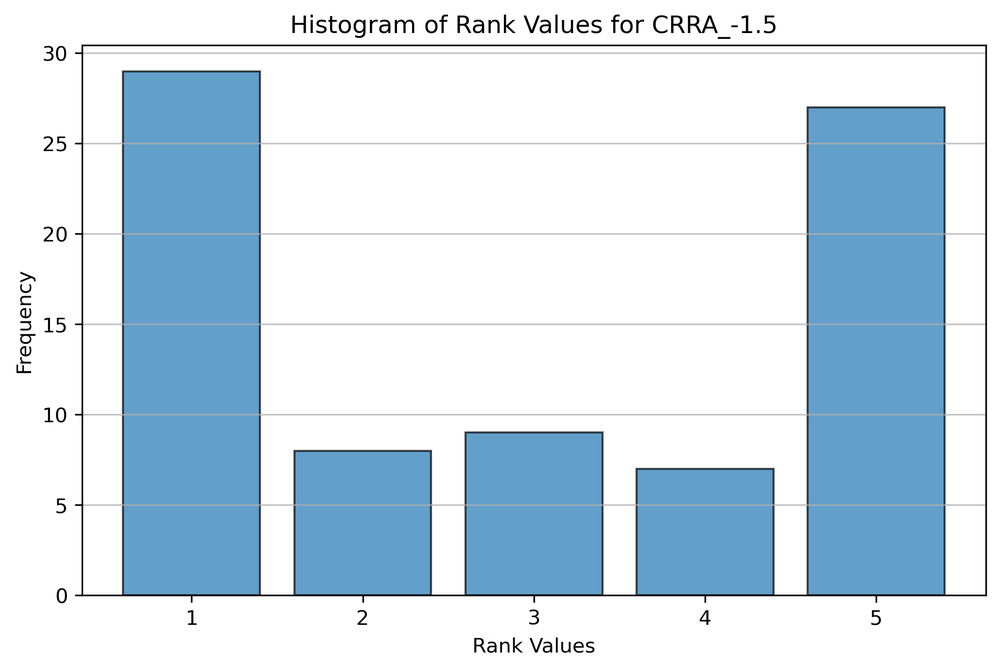
#> input picture CRRA_-1.5.png, 1000 x 671 px, shrunk from 2058 x 1381 before the run; its folder holds only this picture in this run
$ python -i 'Clean Qualtrics output.py'   (imports and definitions only)
#> lines starting #> are read from the running program, lines starting #| are printed output that depends on the picture
# -*- coding: utf-8 -*-
"""
Created on Wed Dec 18 12:02:58 2024

@author: benja
"""

import os
import pandas as pd
import seaborn as sns
import numpy as np
import matplotlib.pyplot as plt
from statsmodels.stats.power import TTestIndPower
from scipy.stats import ttest_ind
from statsmodels.nonparametric.smoothers_lowess import lowess

# Define the folder containing the CSV files
#folder_path = 'D:\Surfdrive\Projects\Copy Trading\Results'
#
folder_paths = [
    r"C:\Users\U338144\surfdrive - Hiepler, B. (Benjamin)@surfdrive.surf.nl\Projects\Copy Trading\Trading game\Results\Pilot",
    r"D:\Surfdrive\Projects\Copy Trading\Trading game\Results\Pilot"
]

#Automatically select the first existing folder
folder_path = next((path for path in folder_paths if os.path.exists(path)), None)

# [4 lines not run here, left out]

# Initialize an empty list to store DataFrames
dataframes_list = []

# Loop through each file in the folder
# [17 lines not run here, left out]

# Concatenate all DataFrames into one
# [1 line that did not run here, left out]

# Print the final DataFrame's shape to confirm
# [1 line not run here, left out]

import json

# Drop rows where the 'Data' column is NaN
# [1 line that did not run here, left out]

# Initialize an empty dictionary to store the parsed JSON data
json_data_dict = {}

# Iterate through the rows of the DataFrame
# [20 lines not run here, left out]

# Initialize a list to store rows for the new DataFrame
rows = []

# Iterate through the main dictionary
# [42 lines not run here, left out]

# Create a DataFrame from the list of rows
panel_df = pd.DataFrame(rows)

# Print the first few rows to verify
# [1 line not run here, left out]

# Drop the specified columns
columns_to_drop = ['rounds', 'OngoingReturn', 'ongoingReturn','roundSeries', 'priceSeries', 'assetsSeries']
panel_df = panel_df.drop(columns=[col for col in columns_to_drop if col in panel_df.columns], errors='ignore')

# Convert 'returnall' to integers
# [6 lines left out: function convert_to_int, not called in this run]

if 'returnAll' in panel_df.columns:
    panel_df['returnAll'] = panel_df['returnAll'].apply(convert_to_int)

# Convert 'plotclicks' to strings
# [7 lines left out: function convert_plotclicks, not called in this run]

if 'plotclicks' in panel_df.columns:
    panel_df['plotclicks'] = panel_df['plotclicks'].apply(convert_plotclicks)

if 'rankingClicks' in panel_df.columns:
    panel_df['rankingClicks'] = panel_df['rankingClicks'].apply(convert_plotclicks)


# [1 line that did not run here, left out]
# [1 line not run here, left out]
# [1 line that did not run here, left out]
# [1 line that did not run here, left out]
# [1 line that did not run here, left out]
# [1 line that did not run here, left out]
# [1 line that did not run here, left out]
# [1 line that did not run here, left out]
# [1 line that did not run here, left out]

crra_rank = {-1.5: 1, 0: 2, 1: 3, 3: 4, 6: 5}

# Map both columns to their ranks
# [1 line that did not run here, left out]
# [1 line that did not run here, left out]

folder_paths = [
    r"C:\Users\U338144\surfdrive - Hiepler, B. (Benjamin)@surfdrive.surf.nl\Projects\Copy Trading\Trading game\Results\Pilot\Prolific Demographics",
    r"D:\Surfdrive\Projects\Copy Trading\Trading game\Results\Pilot\Prolific Demographics"
]

folder_path = next((path for path in folder_paths if os.path.exists(path)), None)

# [4 lines not run here, left out]


dataframes_list = []


# [12 lines not run here, left out]

# Concatenate all DataFrames into one
# [1 line that did not run here, left out]
# [1 line that did not run here, left out]

#Convert 'Sex' column: Female -> 1, Male -> 0
# [1 line that did not run here, left out]
# [1 line that did not run here, left out]
# [1 line that did not run here, left out]
# [1 line that did not run here, left out]
# [1 line that did not run here, left out]

# [1 line that did not run here, left out]
# [1 line not run here, left out]

# Outer merge on Participant id and PROLIFIC_PID
# [7 lines that did not run here, left out]


# [1 line that did not run here, left out]
columns_to_drop = ["_merge", "PROLIFIC_PID", "RecipientLastName", "RecipientFirstName", "RecipientEmail", "ExternalReference", "High", "Refresh", "Q3_3_TEXT", "DistributionChannel", "Progress", "Status_y", "Status_x", "Custom study tncs accepted at" ]  # replace with actual column names
# [1 line that did not run here, left out]

# [1 line that did not run here, left out]

# Calculate the difference
# Rank of copied - own rank
# [1 line that did not run here, left out]

# [1 line that did not run here, left out]
# [1 line not run here, left out]

# [1 line that did not run here, left out]
# [1 line not run here, left out]

# [1 line that did not run here, left out]
# [1 line not run here, left out]


# [1 line that did not run here, left out]
# [1 line not run here, left out]

# [1 line that did not run here, left out]
# [1 line not run here, left out]

# [1 line that did not run here, left out]
# [1 line not run here, left out]


# [6 lines that did not run here, left out]

# [6 lines that did not run here, left out]

# [6 lines that did not run here, left out]

# [6 lines that did not run here, left out]

# [6 lines that did not run here, left out]


### cumulative rank over phases
# Create treatment labels
# [1 line that did not run here, left out]
name_map = {1: 'R', 0: 'NR'}
followers_map = {1: 'F', 0: 'NF'}
# [1 line that did not run here, left out]

# Ensure sorting
# [1 line that did not run here, left out]

# Compute cumulative copiedRank per participant
# [1 line that did not run here, left out]

# Function to get average cumulative rank per phase per treatment
# [5 lines left out: function average_cumulative_by_phase, not called in this run]

# Compute data for each pathseries and combined
cumulative_dfs = {}
# [2 lines not run here, left out]
# [1 line that did not run here, left out]

# Plotting
fig, axs = plt.subplots(2, 2, figsize=(14, 10), gridspec_kw={'height_ratios': [1, 1]})

# First row: individual pathseries plots
# [10 lines not run here, left out]

# Second row: combined plot
ax_combined = plt.subplot2grid((2, 2), (1, 0), colspan=2)
# [9 lines not run here, left out]

# Save and show
output_path = r"C:\Users\U338144\surfdrive - Hiepler, B. (Benjamin)@surfdrive.surf.nl\Projects\Copy Trading\avg_cumulative_rank_combined_plot.png"
# [4 lines not run here, left out]

### cumulative risk rank over phases
# [1 line that did not run here, left out]
name_map = {1: 'R', 0: 'NR'}
followers_map = {1: 'F', 0: 'NF'}
# [1 line that did not run here, left out]

# Ensure sorting
# [1 line that did not run here, left out]

# Compute cumulative copiedRank per participant
# [1 line that did not run here, left out]

# Function to get average cumulative rank per phase per treatment
# [5 lines left out: function average_cumulative_by_phase, not called in this run]

# Compute data for each pathseries and combined
cumulative_dfs = {}
# [2 lines not run here, left out]
# [1 line that did not run here, left out]

# Find global min and max across all
# [1 line that did not run here, left out]
# [1 line that did not run here, left out]
# [1 line that did not run here, left out]

# Plotting
fig, axs = plt.subplots(2, 2, figsize=(14, 10), gridspec_kw={'height_ratios': [1, 1]})

# First row: individual pathseries plots
# [11 lines not run here, left out]

# Second row: combined plot
ax_combined = plt.subplot2grid((2, 2), (1, 0), colspan=2)
# [10 lines not run here, left out]

# Save and show
output_path = r"C:\Users\U338144\surfdrive - Hiepler, B. (Benjamin)@surfdrive.surf.nl\Projects\Copy Trading\avg_cumulative_risk_rank_combined_plot_yaligned.png"
# [4 lines not run here, left out]


save_paths = [
    r"C:\Users\U338144\surfdrive - Hiepler, B. (Benjamin)@surfdrive.surf.nl\Projects\Copy Trading\Trading game\Results",
    r"D:\Surfdrive\Projects\Copy Trading\Trading game\Results"
]

# Automatically select the first existing folder
save_path = next((path for path in save_paths if os.path.exists(path)), None)

# [2 lines not run here, left out]

# Now build full file paths
# [1 line that did not run here, left out]
# [1 line that did not run here, left out]

# Export the DataFrames
# [2 lines not run here, left out]

#### copied rank vs copied crra rank smoothed
# [1 line that did not run here, left out]
# [1 line that did not run here, left out]

# Create treatment labels
name_map = {1: 'R', 0: 'NR'}
followers_map = {1: 'F', 0: 'NF'}
# [1 line that did not run here, left out]

# Compute cumulative ranks per participant
# [1 line that did not run here, left out]
# [1 line that did not run here, left out]

# Function to compute average cumulative values per phase and treatment
# [5 lines left out: function average_cumulative_by_phase, not called in this run]

# Compute data
cumulative_rank_dfs = {}
cumulative_crra_dfs = {}
# [3 lines not run here, left out]
# [1 line that did not run here, left out]
# [1 line that did not run here, left out]

# Find global min and max for y-axis
# [2 lines that did not run here, left out]
# [1 line that did not run here, left out]
# [1 line that did not run here, left out]

# Plotting
fig, axs = plt.subplots(2, 2, figsize=(14, 10), gridspec_kw={'height_ratios': [1, 1]})

# First row: per pathseries
# [16 lines not run here, left out]

# Second row: combined
ax_combined = plt.subplot2grid((2, 2), (1, 0), colspan=2)
# [1 line that did not run here, left out]
# [1 line that did not run here, left out]
# [13 lines not run here, left out]

# Save and show
output_path = r"C:\Users\U338144\surfdrive - Hiepler, B. (Benjamin)@surfdrive.surf.nl\Projects\Copy Trading\smoothed_copiedRank_vs_copiedCRRA_rank.png"
# [4 lines not run here, left out]
#### Graphs ####

# Filter relevant data
# [4 lines that did not run here, left out]

# Create treatment group labels
name_map = {1: 'R', 0: 'NR'}
followers_map = {1: 'F', 0: 'NF'}

# Create the TreatmentGroup label
# [4 lines that did not run here, left out]

# Set up the 3x3 grid of subplots
fig, axes = plt.subplots(3, 3, figsize=(16, 16), sharey=True)
# [1 line not run here, left out]

# Phases and columns
phases = [0, 4, 9]
path_cols = [2, 6, "both"]

# [23 lines not run here, left out]

# Set up the 3x3 grid of subplots
fig, axes = plt.subplots(3, 3, figsize=(16, 16), sharey=True)
# [1 line not run here, left out]

# Phases and columns
phases = [0, 4, 9]
path_cols = [2, 6, "both"]

# [23 lines not run here, left out]


# Set up the 3x3 grid of subplots
fig, axes = plt.subplots(3, 3, figsize=(16, 16), sharey=True)
# [1 line not run here, left out]

# Phases and columns
phases = [0, 4, 9]
path_cols = [2, 6, "both"]

# [23 lines not run here, left out]

# Set up the 3x3 grid of subplots
fig, axes = plt.subplots(3, 3, figsize=(16, 16), sharey=True)
# [1 line not run here, left out]

# Phases and columns
phases = [0, 4, 9]
path_cols = [2, 6, "both"]

# [23 lines not run here, left out]

# Set up the 3x3 grid of subplots
fig, axes = plt.subplots(3, 3, figsize=(16, 16), sharey=True)
# [1 line not run here, left out]

# [1 line that did not run here, left out]
# Phases and columns
phases = [0, 4, 9]
path_cols = [2, 6, "both"]

# [23 lines not run here, left out]

# Set up the 3x3 grid of subplots
fig, axes = plt.subplots(3, 3, figsize=(16, 16), sharey=True)
# [1 line not run here, left out]

# Phases and columns
phases = [0, 4, 9]
path_cols = [2, 6, "both"]

# [23 lines not run here, left out]

# Set up the 3x3 grid of subplots
fig, axes = plt.subplots(3, 3, figsize=(16, 16), sharey=True)
# [1 line not run here, left out]

# Phases and columns
phases = [0, 4, 9]
path_cols = [2, 6, "both"]

# [23 lines not run here, left out]


### Average number of change of copied bot
# [1 line that did not run here, left out]
# [1 line that did not run here, left out]

# Create treatment labels
name_map = {1: 'R', 0: 'NR'}
followers_map = {1: 'F', 0: 'NF'}
# [1 line that did not run here, left out]

# Calculate change flag per row (whether participant switched compared to previous phase)
# [1 line that did not run here, left out]

# Calculate cumulative change count per participant over phases
# [1 line that did not run here, left out]

# Function to compute average cumulative changes per phase and treatment
# [5 lines left out: function average_cumulative_changes_by_phase, not called in this run]

# Compute data for each pathseries and combined
average_cumulative_dfs = {}
# [2 lines not run here, left out]
# [1 line that did not run here, left out]

# Find global min and max across all
# [1 line that did not run here, left out]
# [1 line that did not run here, left out]
# [1 line that did not run here, left out]

# Plotting setup
fig, axs = plt.subplots(2, 2, figsize=(14, 10), gridspec_kw={'height_ratios': [1, 1]})

# First row: per pathseries
# [11 lines not run here, left out]

# Second row: combined plot
ax_combined = plt.subplot2grid((2, 2), (1, 0), colspan=2)
# [10 lines not run here, left out]

# Save and show
output_path = r"C:\Users\U338144\surfdrive - Hiepler, B. (Benjamin)@surfdrive.surf.nl\Projects\Copy Trading\cumulative_avg_changes_over_time_yaligned.png"
# [4 lines not run here, left out]

### Average cumulative rank
# [1 line that did not run here, left out]
# [1 line that did not run here, left out]

# Create treatment labels
name_map = {1: 'R', 0: 'NR'}
followers_map = {1: 'F', 0: 'NF'}
# [1 line that did not run here, left out]

# Compute cumulative copiedRank per participant
# [1 line that did not run here, left out]

# Function to compute average cumulative copiedRank per phase and treatment
# [5 lines left out: function average_cumulative_rank_by_phase, not called in this run]

# Compute data for each pathseries and combined
average_cumulative_dfs = {}
# [2 lines not run here, left out]
# [1 line that did not run here, left out]

# Find global min and max across all
# [1 line that did not run here, left out]
# [1 line that did not run here, left out]
# [1 line that did not run here, left out]

# Plotting setup
fig, axs = plt.subplots(2, 2, figsize=(14, 10), gridspec_kw={'height_ratios': [1, 1]})

# First row: per pathseries
# [11 lines not run here, left out]

# Second row: combined plot
ax_combined = plt.subplot2grid((2, 2), (1, 0), colspan=2)
# [10 lines not run here, left out]

# Save and show
output_path = r"C:\Users\U338144\surfdrive - Hiepler, B. (Benjamin)@surfdrive.surf.nl\Projects\Copy Trading\cumulative_avg_copiedrank_over_time_yaligned.png"
# [4 lines not run here, left out]


### Average streaks and switiching

# [1 line that did not run here, left out]
# [1 line that did not run here, left out]
name_map = {1: 'R', 0: 'NR'}
followers_map = {1: 'F', 0: 'NF'}
# [1 line that did not run here, left out]

# Helper: calculate streak lengths per participant
def compute_streak_lengths(x):
    return x.groupby((x != x.shift()).cumsum()).transform('count')

# Add streak lengths and switch size per participant
# [1 line that did not run here, left out]
# [1 line that did not run here, left out]
# [1 line that did not run here, left out]

# Function: calculate average streak and switches per treatment
def summarize_all(data):
    # Streaks
    streaks = data.groupby(['Participant id'])['streak_length'].mean().reset_index(name='avg_streak')
    # Switches CRRA
    switches_crra = data.loc[data['crra_diff'].notna() & (data['crra_diff'] != 0)]
    switches_crra_summary = switches_crra.groupby('Participant id')['crra_diff'].mean().reset_index(name='avg_switch_crra')
    # Switches displayed rank
    switches_rank = data.loc[data['rank_diff'].notna() & (data['rank_diff'] != 0)]
    switches_rank_summary = switches_rank.groupby('Participant id')['rank_diff'].mean().reset_index(name='avg_switch_rank')

    # Merge treatment info
    treatments = data.drop_duplicates('Participant id')[['Participant id', 'TreatmentLabel']]
    streaks = streaks.merge(treatments, on='Participant id')
    switches_crra_summary = switches_crra_summary.merge(treatments, on='Participant id')
    switches_rank_summary = switches_rank_summary.merge(treatments, on='Participant id')

    # Group by treatment
    avg_streaks = streaks.groupby('TreatmentLabel')['avg_streak'].mean().round(2)
    avg_switches_crra = switches_crra_summary.groupby('TreatmentLabel')['avg_switch_crra'].mean().round(2)
    avg_switches_rank = switches_rank_summary.groupby('TreatmentLabel')['avg_switch_rank'].mean().round(2)

    # Combine into single table
    combined = pd.concat([avg_streaks, avg_switches_crra, avg_switches_rank], axis=1)
    combined.columns = [
        'Avg Streak Length',
        'Avg Switch CRRA (↑ = less risk)',
        'Avg Switch Rank (↑ = higher rank)'
    ]

    return combined

# Collect results
results = {}
# [1 line that did not run here, left out]

# [2 lines not run here, left out]

# Plotting all as tables in one figure
# [1 line that did not run here, left out]
if len(results) == 1:
    axs = [axs]

# [14 lines not run here, left out]

# Save and show
output_path = r"C:\Users\U338144\surfdrive - Hiepler, B. (Benjamin)@surfdrive.surf.nl\Projects\Copy Trading\streaks_and_switches_summary_with_rank_corrected.png"
# [4 lines not run here, left out]


#### Falk Scatterplot
# Prepare and clean data
# [1 line that did not run here, left out]
# [1 line that did not run here, left out]
# [1 line that did not run here, left out]

# Calculate average copiedCRRA_rank per participant
# [4 lines that did not run here, left out]

# Plot
# [11 lines not run here, left out]

# Save and show
output_path = r"C:\Users\U338144\surfdrive - Hiepler, B. (Benjamin)@surfdrive.surf.nl\Projects\Copy Trading\scatter_riskfalk_vs_copiedcrrarank.png"
# [4 lines not run here, left out]


#### Lottery choice scatter
# [1 line that did not run here, left out]
# [1 line that did not run here, left out]
# [1 line that did not run here, left out]

# Calculate average copiedCRRA_rank per participant
# [4 lines that did not run here, left out]

# Plot
# [11 lines not run here, left out]

# Save and show
output_path = r"C:\Users\U338144\surfdrive - Hiepler, B. (Benjamin)@surfdrive.surf.nl\Projects\Copy Trading\scatter_crrarank_vs_copiedcrrarank.png"
# [4 lines not run here, left out]

#### SCatter for phase 0
# [1 line that did not run here, left out]
# [1 line that did not run here, left out]
# [1 line that did not run here, left out]
# [1 line that did not run here, left out]

# Filter to phase 0
# [1 line that did not run here, left out]

# Get unique participant values at phase 0
# [5 lines that did not run here, left out]

### 1️⃣ Scatterplot: copiedCRRA_rank vs. RiskFalk
# [11 lines not run here, left out]

# Save and show
output_path1 = r"C:\Users\U338144\surfdrive - Hiepler, B. (Benjamin)@surfdrive.surf.nl\Projects\Copy Trading\scatter_riskfalk_vs_copiedcrrarank_phase0.png"
# [16 lines not run here, left out]

# Save and show
output_path2 = r"C:\Users\U338144\surfdrive - Hiepler, B. (Benjamin)@surfdrive.surf.nl\Projects\Copy Trading\scatter_crrarank_vs_copiedcrrarank_phase0.png"
# [3 lines not run here, left out]

#### Risk trajectory paths
# [1 line that did not run here, left out]
# [1 line that did not run here, left out]

# Create TreatmentGroup label
name_map = {1: 'R', 0: 'NR'}
followers_map = {1: 'F', 0: 'NF'}
# [1 line that did not run here, left out]

# Function to compute average copiedCRRA_rank per phase and treatment
# [4 lines left out: function average_rank_by_phase, not called in this run]

# Compute data
average_dfs = {}
# [2 lines not run here, left out]
# [1 line that did not run here, left out]

# Find global min and max for y-axis
# [1 line that did not run here, left out]
# [1 line that did not run here, left out]
# [1 line that did not run here, left out]

# Plotting
fig, axs = plt.subplots(2, 2, figsize=(14, 10), gridspec_kw={'height_ratios': [1, 1]})

# First row: by pathseries
# [11 lines not run here, left out]

# Second row: combined
ax_combined = plt.subplot2grid((2, 2), (1, 0), colspan=2)
# [10 lines not run here, left out]

# Save and show
output_path = r"C:\Users\U338144\surfdrive - Hiepler, B. (Benjamin)@surfdrive.surf.nl\Projects\Copy Trading\risk_trajectory_plots_same_yaxis.png"
# [4 lines not run here, left out]

# Summary Stats
# Filter for phase 0
# [1 line that did not run here, left out]

# Ensure numeric columns are treated correctly
# [1 line that did not run here, left out]
# [1 line that did not run here, left out]

# Create intuitive TreatmentGroup labels
name_map = {1: 'R', 0: 'NR'}
followers_map = {1: 'F', 0: 'NF'}
# [4 lines that did not run here, left out]
# [1 line that did not run here, left out]

# Compute summary statistics
# [17 lines that did not run here, left out]

# Round for display
# [1 line that did not run here, left out]

# Export to Excel for PowerPoint
# [4 lines not run here, left out]

fig, ax = plt.subplots(figsize=(10, 2))  # Adjust size as needed
# [1 line not run here, left out]
# [4 lines that did not run here, left out]
# [4 lines not run here, left out]


## AVG rank table
name_map = {1: 'R', 0: 'NR'}
followers_map = {1: 'F', 0: 'NF'}

# Copy the original DataFrame to avoid modifying it directly
# [1 line that did not run here, left out]

# Create treatment label column
# [1 line that did not run here, left out]

# Step 2: Create pivot table with new labels
# [6 lines that did not run here, left out]

# Step 3: Plot and save as PNG
fig, ax = plt.subplots(figsize=(12, 6))  # Adjust size as needed
# [1 line not run here, left out]
# [6 lines that did not run here, left out]
# [9 lines not run here, left out]

## AVG copy risk rank table
name_map = {1: 'R', 0: 'NR'}
followers_map = {1: 'F', 0: 'NF'}

# Copy the original DataFrame to avoid modifying it directly
# [1 line that did not run here, left out]

# Create treatment label column
# [1 line that did not run here, left out]

# Step 2: Create pivot table with new labels
# [6 lines that did not run here, left out]

# Step 3: Plot and save as PNG
fig, ax = plt.subplots(figsize=(12, 6))  # Adjust size as needed
# [1 line not run here, left out]
# [6 lines that did not run here, left out]
# [7 lines not run here, left out]

## AVG copy risk rank deviation table
name_map = {1: 'R', 0: 'NR'}
followers_map = {1: 'F', 0: 'NF'}

# Copy the original DataFrame to avoid modifying it directly
# [1 line that did not run here, left out]

# Create treatment label column
# [1 line that did not run here, left out]

# Step 2: Create pivot table with new labels
# [6 lines that did not run here, left out]

# Step 3: Plot and save as PNG
fig, ax = plt.subplots(figsize=(12, 6))  # Adjust size as needed
# [1 line not run here, left out]
# [6 lines that did not run here, left out]
# [7 lines not run here, left out]

>>> import cv2
>>> picture = cv2.imread('../../CRRA_-1.5.png', cv2.IMREAD_GRAYSCALE)
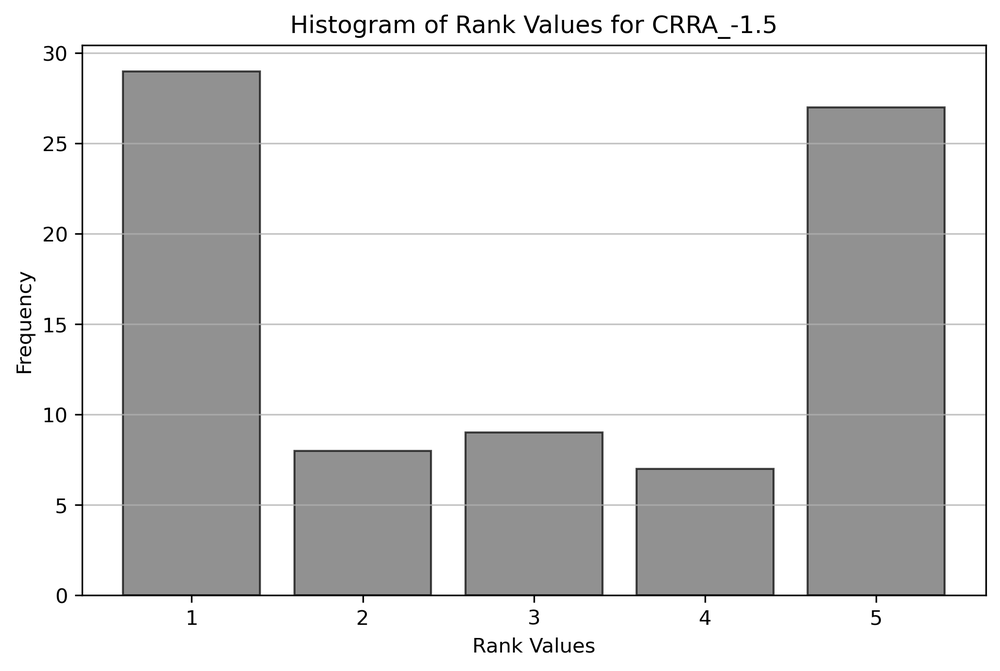
#> picture: shape (671, 1000); min 0, max 255, mean 217.1
#> (the run stopped early here; a loop or call above may not have finished)
